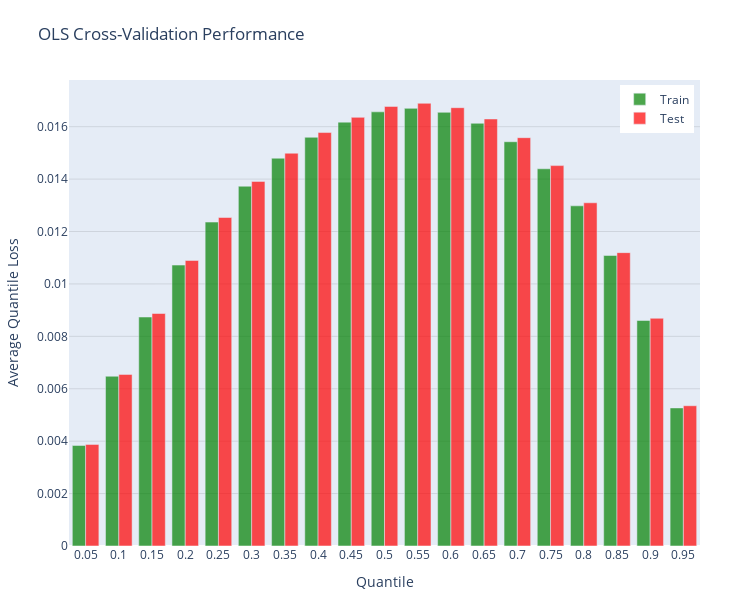

Source (notebook cell):
### Code cell
# Plot the results
perf_results_viz = model_performance_results(
    results=ols_results,
    model_name="OLS",
    method_name="Cross-Validation Quantile Loss Average",
)
fig = perf_results_viz.plot(
    title="OLS Cross-Validation Performance",
)
fig.show()

### Figure 1 — Plotly figure (JSON) as saved in the notebook; plotly's stock layout.template omitted (floating-point values rounded to 4 significant figures)
{"data": [{"marker": {"color": "rgba(0, 128, 0, 0.7)"}, "name": "Train", "type": "bar", "x": ["0.05", "0.1", "0.15", "0.2", "0.25", "0.3", "0.35", "0.4", "0.45", "0.5", "0.55", "0.6", "0.65", "0.7", "0.75", "0.8", "0.85", "0.9", "0.95"], "y": [0.003837, 0.006478, 0.008737, 0.01072, 0.01236, 0.01373, 0.0148, 0.01559, 0.01617, 0.01657, 0.0167, 0.01655, 0.01613, 0.01543, 0.01439, 0.01298, 0.01109, 0.008605, 0.005269]}, {"marker": {"color": "rgba(255, 0, 0, 0.7)"}, "name": "Test", "type": "bar", "x": ["0.05", "0.1", "0.15", "0.2", "0.25", "0.3", "0.35", "0.4", "0.45", "0.5", "0.55", "0.6", "0.65", "0.7", "0.75", "0.8", "0.85", "0.9", "0.95"], "y": [0.003877, 0.006548, 0.008872, 0.0109, 0.01254, 0.01391, 0.01499, 0.01578, 0.01636, 0.01677, 0.01689, 0.01672, 0.01629, 0.01558, 0.01452, 0.0131, 0.01119, 0.008689, 0.005352]}], "layout": {"barmode": "group", "height": 600, "legend": {"x": 0.99, "xanchor": "right", "y": 0.99, "yanchor": "top"}, "margin": {"b": 50, "l": 50, "r": 50, "t": 80}, "title": {"text": "OLS Cross-Validation Performance"}, "width": 750, "xaxis": {"title": {"text": "Quantile"}}, "yaxis": {"gridcolor": "rgba(0,0,0,0.1)", "gridwidth": 1, "showgrid": true, "title": {"text": "Average Quantile Loss"}}}}
